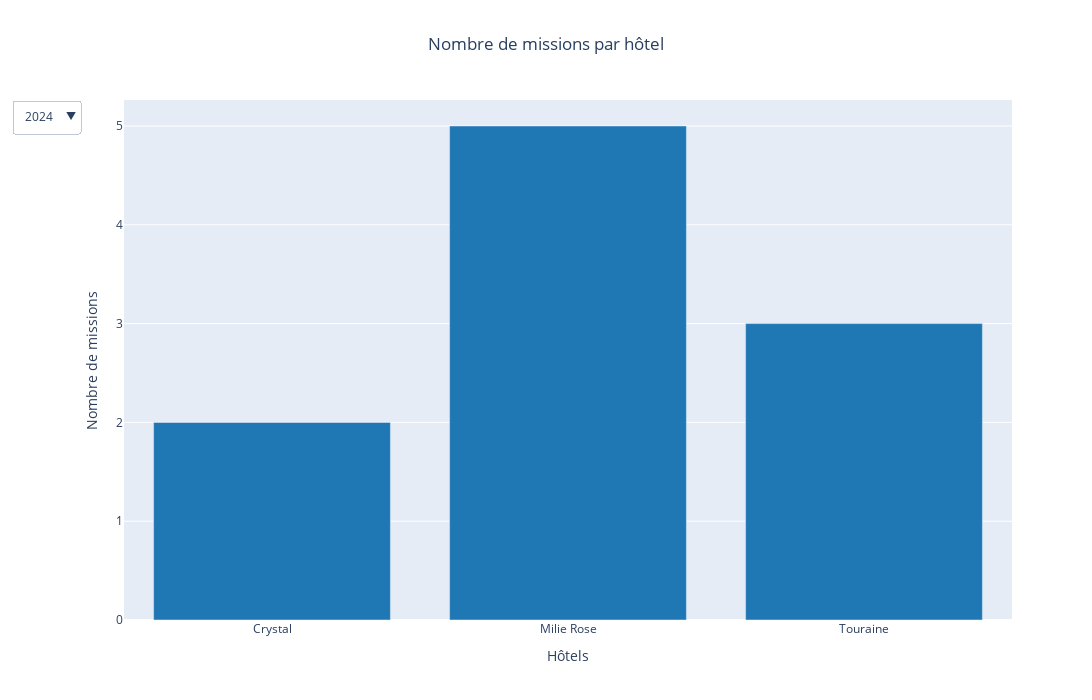

Source (notebook cell):
### Code cell
years = data["date_debut"].dt.year.astype(str).unique()
custom_palette = sns.color_palette("tab10", len(data["date_debut"].dt.year.unique())).as_hex()
fig = go.Figure()


for i in range(len(years)) : 
        if i == 0:
                fig.add_trace(
                        go.Bar(x=data[data["date_debut"].dt.year.astype(str) == years[i]].groupby("Propriété_clean").count().index, 
                               y=data[data["date_debut"].dt.year.astype(str) == years[i]].groupby("Propriété_clean").count().hôtel, 
                               visible = True,
                               marker_color=custom_palette[i]))

        else:
                fig.add_trace(
                        go.Bar(x=data[data["date_debut"].dt.year.astype(str) == years[i]].groupby("Propriété_clean").count().index, 
                               y=data[data["date_debut"].dt.year.astype(str) == years[i]].groupby("Propriété_clean").count().hôtel, 
                               visible = False,
                               marker_color=custom_palette[i]))

fig.update_layout(
        title = go.layout.Title(text = "Nombre de missions par hôtel", x = 0.5),
        autosize=False,
        showlegend=False,
        width=1500,
        height=700)

buttons = [
    go.layout.updatemenu.Button(
        label=year,
        method='update',
        args=[{'visible': [y == year for y in years]}]
    )
    for year in years
]


fig.update_layout(
        updatemenus = [go.layout.Updatemenu(
                active = 0,
                buttons= buttons
                          )]
)

fig.update_xaxes(title_text='Hôtels')
fig.update_yaxes(title_text='Nombre de missions')

### Figure 1 — Plotly figure (JSON) as saved in the notebook; plotly's stock layout.template omitted (floating-point values rounded to 4 significant figures)
{"data": [{"marker": {"color": "#1f77b4"}, "type": "bar", "visible": true, "x": ["Crystal", "Milie Rose", "Touraine"], "y": [2, 5, 3]}, {"marker": {"color": "#ff7f0e"}, "type": "bar", "visible": false, "x": ["Alberte ", "Apogé", "Chouchou", "Courseine", "Crystal", "Drawing House", "Edouard VI", "French Theory", "Ibis Montparnasse", "Imprimerie", "Le Grand Quartier", "Le Roch Hotel", "Les Deux Girafes", "MT solutions ", "Marceau", "Milie Rose", "Mont Dore", "Monte Cristo", "Parisianer", "Parisis", "Peper and paper ", "Prélude", "Quinzerie hotel", "Select Hotel", "Touraine", "Tsuba", "Victoire et Germain", "Yllen Eiffel"], "y": [5, 31, 12, 40, 60, 82, 23, 40, 869, 236, 283, 3, 59, 19, 145, 214, 1, 47, 17, 29, 1, 17, 20, 255, 68, 116, 26, 109]}, {"marker": {"color": "#2ca02c"}, "type": "bar", "visible": false, "x": ["Apogé", "Bleu de Grenelle", "Courseine", "Crystal", "Drawing House", "Edouard VI", "French Theory", "Home Moderne", "Ibis Montparnasse", "Imprimerie", "La Belle Ville", "Le Grand Quartier", "Les Deux Girafes", "Marceau", "Mathurin", "Milie Rose", "Mont Dore", "Monte Cristo", "Parisianer", "Prélude", "Select Hotel", "Touraine", "Tsuba", "Victoire et Germain", "Yllen Eiffel"], "y": [30, 5, 74, 81, 62, 58, 29, 2, 405, 220, 42, 133, 24, 103, 3, 33, 1, 43, 54, 105, 55, 39, 100, 53, 87]}, {"marker": {"color": "#d62728"}, "type": "bar", "visible": false, "x": ["Courseine", "Ibis Montparnasse", "Marceau", "Monte Cristo", "Prélude", "Touraine", "Tsuba", "Victoire et Germain"], "y": [5, 17, 2, 4, 31, 5, 8, 10]}], "layout": {"autosize": false, "height": 700, "showlegend": false, "title": {"text": "Nombre de missions par hôtel", "x": 0.5}, "updatemenus": [{"active": 0, "buttons": [{"args": [{"visible": [true, false, false, false]}], "label": "2024", "method": "update"}, {"args": [{"visible": [false, true, false, false]}], "label": "2023", "method": "update"}, {"args": [{"visible": [false, false, true, false]}], "label": "2022", "method": "update"}, {"args": [{"visible": [false, false, false, true]}], "label": "2021", "method": "update"}]}], "width": 1500, "xaxis": {"title": {"text": "Hôtels"}}, "yaxis": {"title": {"text": "Nombre de missions"}}}}
